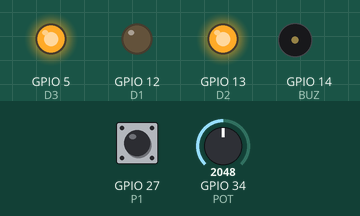
Simulated run of this sketch. Board: ESP32. Shown: output pins drawn as LEDs (lit = HIGH), buzzer (waves = sounding, pin HIGH). Inputs (shaded band) come from the test bench; at power-on: GPIO 27 (P1) HIGH, GPIO 34 (POT) = 2048. Pins used as bus, display or sensor lines are not drawn.

Above: at 1.2 s.
1.3 s: GPIO 27 (P1) pulled LOW for 0.15 s
At 4.1 s:
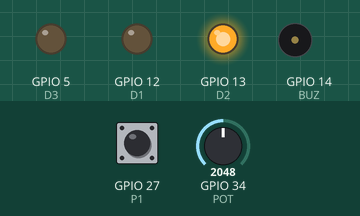
4.4 s: GPIO 34 (POT) set to 2866
At 6.1 s:
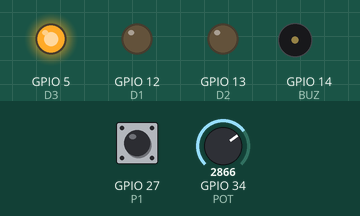
7.4 s: GPIO 34 (POT) set to 3603
10.4 s: GPIO 27 (P1) pulled LOW for 1 s
At 13.3 s:
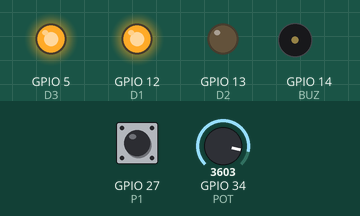
Timing chart, 0 to 18.0 s (numbered marks = the images above; inputs shaded):
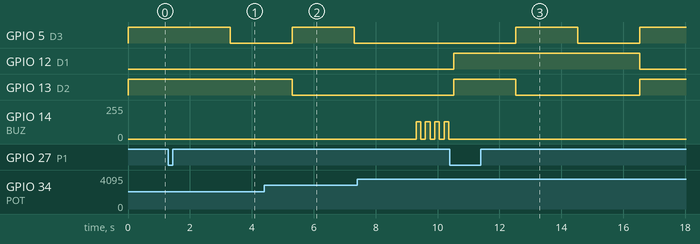

Measured:
- after the input at 1.3 s, GPIO 5 (D3): HIGH → LOW after 2.0 s
- after the input at 10.4 s, GPIO 5 (D3): LOW → HIGH after 2.1 s, → LOW 2.0 s later, → HIGH 2.0 s later
- by itself, GPIO 14 (BUZ): alternates 128/255 for 0.15 s and 0/255 for 0.15 s

The sketch:

A10_cuenta_atras.ino
```cpp
//------------------------------------------------------------
// Programa: A10_cuenta_atras.ino (ESP32 + BIOS Shield)
// Autor: Gabriel Bravo Eguren T31A (13-01-2025)
// Descripción:  Modifica el programa contador para conseguir un temporizador de 0 a 15
//               segundos. El potenciómetro controla el tiempo en segundos que se mostrará en binario en los leds
//               de la shield y al pulsar P1 comenzará una cuenta atrás en los leds cada segundo hasta llegar a cero,
//               momento en el cual sonarán 4 pitidos cortos en el buzzer.
//------------------------------------------------------------

#define POT 34
#define P1 27

#define D1 12
#define D2 13
#define D3 5
#define D4 23

#define BUZ 14

byte tabla[16][4] = {
  {0, 0, 0, 0},
  {0, 0, 0, 1},
  {0, 0, 1, 0},
  {0, 0, 1, 1},
  {0, 1, 0, 0},
  {0, 1, 0, 1},
  {0, 1, 1, 0},
  {0, 1, 1, 1},
  {1, 0, 0, 0},
  {1, 0, 0, 1},
  {1, 0, 1, 0},
  {1, 0, 1, 1},
  {1, 1, 0, 0},
  {1, 1, 0, 1},
  {1, 1, 1, 0},
  {1, 1, 1, 1}
};

int waitTime = 1000;

int limit = 16;

void setup()
{
  pinMode(D1, OUTPUT);
  pinMode(D2, OUTPUT);
  pinMode(D3, OUTPUT);
  pinMode(D4, OUTPUT);

  pinMode(BUZ, OUTPUT);
  pinMode(P1, INPUT_PULLUP);
}

void loop()
{
  limit = map(analogRead(POT), 0, 4095, 0, 15);

  if(!digitalRead(P1))
  {
    for(int i = limit; i >= 0; i--)
    {
      digitalWrite(D1, tabla[i][0]);
      digitalWrite(D2, tabla[i][1]);
      digitalWrite(D3, tabla[i][2]);
      digitalWrite(D4, tabla[i][3]);
      delay(waitTime);
    }

    for(byte i = 0; i < 4; i++)
    {
      analogWrite(BUZ, 128);
      delay(150);
      analogWrite(BUZ, 0);
      delay(150);
    }
  }
  else
  {
    digitalWrite(D1, tabla[limit][0]);
    digitalWrite(D2, tabla[limit][1]);
    digitalWrite(D3, tabla[limit][2]);
    digitalWrite(D4, tabla[limit][3]);
  }

  delay(16);
}
```
